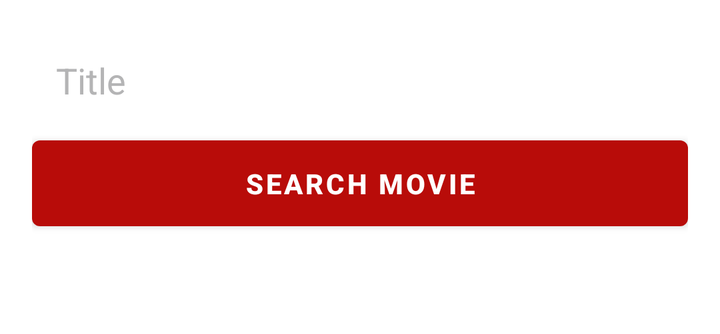
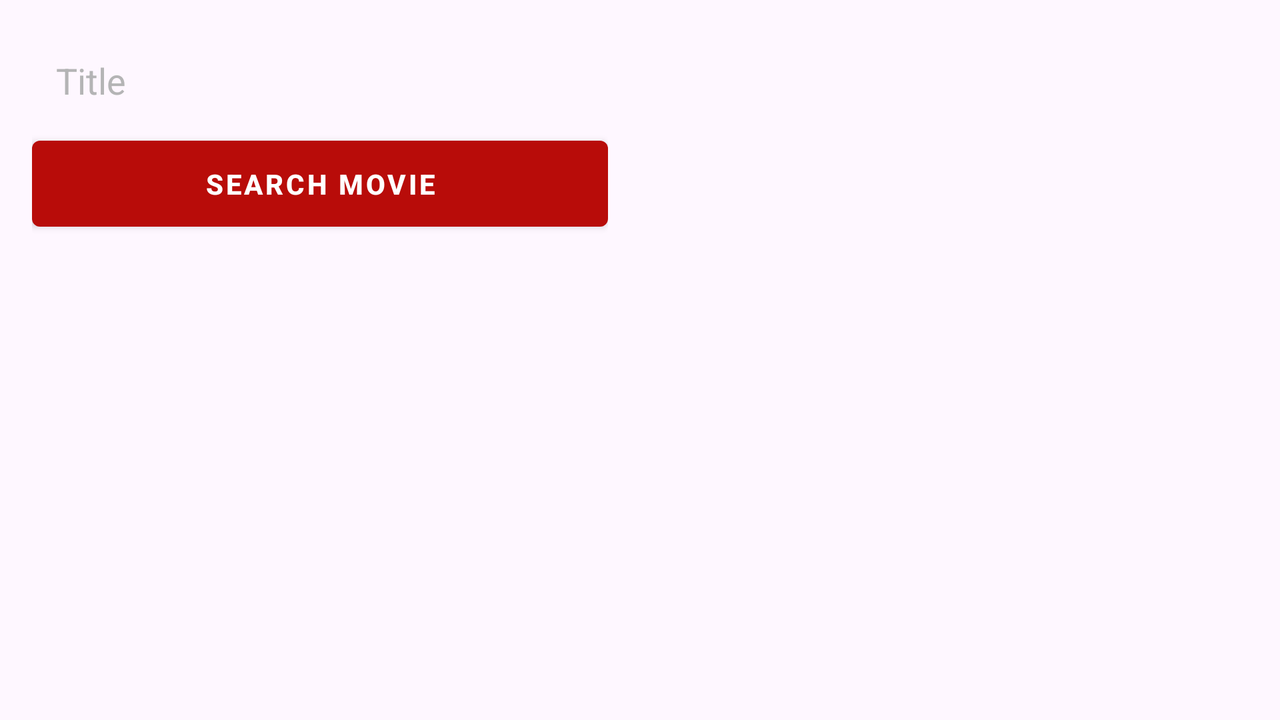

First picture: res/layout/ on a phone held upright. Second picture: the repository's own variant of that layout, on a device whose configuration matches the variant's folder. Source for both follows.
<!-- AndroidManifest.xml: application theme Base.Theme.NyIlnämning -->
<!-- res/layout/fragment_search.xml -->
<LinearLayout xmlns:android="http://schemas.android.com/apk/res/android"
    android:layout_width="match_parent"
    android:layout_height="wrap_content"
    xmlns:app="http://schemas.android.com/apk/res-auto"
    android:orientation="vertical"
    android:id="@+id/main"

    android:background="@android:color/white"
    android:padding="16dp">
    

    <EditText
        android:id="@+id/edit_query"
        android:layout_width="match_parent"
        android:layout_height="wrap_content"
        android:hint="@string/title"
        android:inputType="text"
         />




    <Button
        android:id="@+id/searchBtn"
        android:layout_width="match_parent"
        android:layout_height="wrap_content"
        android:text="@string/Search"
        />
    <androidx.recyclerview.widget.RecyclerView
        android:id="@+id/transactionsRecyclerView"
        android:layout_width="match_parent"
        android:layout_height="wrap_content"
        android:background="@color/background_color_2"
        app:layout_constraintTop_toBottomOf="@id/searchBtn"
        app:layout_constraintStart_toStartOf="parent"
        app:layout_constraintEnd_toEndOf="parent"
        android:layout_margin="16dp" />


</LinearLayout>
<!-- resources referenced by this layout -->
<resources>
  <color name="background_color_2">#040F16</color>
  <string name="Search">Search movie</string>
  <string name="title">Title</string>
  <style name="Base.Theme.NyIlnämning" parent="Theme.Material3.DayNight.NoActionBar">
          
          
          <item name="materialButtonStyle">@style/button_style</item>
          <item name="editTextStyle">@style/CustomEditTextStyle</item>
          <item name="alertDialogTheme">@style/CustomAlertDialogTheme</item>
  
      </style>
  <style name="button_style" parent="Widget.MaterialComponents.Button">
          <item name="android:layout_width">match_parent</item>
          <item name="android:layout_height">wrap_content</item>
          <item name="android:textColor">@android:color/white</item>
          <item name="android:padding">12dp</item>
          <item name="android:gravity">center</item>
          <item name="android:textStyle">bold</item>
          <item name="backgroundTint">@color/component_color</item>
      </style>
  <style name="CustomEditTextStyle" parent="Widget.AppCompat.EditText">
          <item name="android:background">@drawable/edit_text_draw</item>
          <item name="android:padding">12dp</item>
          <item name="android:textColor">@color/font_color_active</item>
          <item name="android:textColorHint">@color/font_color_inactive</item>
      </style>
  <style name="CustomAlertDialogTheme" parent="ThemeOverlay.MaterialComponents.Dialog.Alert">
  
          <item name="colorPrimary">@color/component_color</item>
          <item name="colorOnPrimary">@color/component_color</item>
  
  
      </style>
  <color name="component_color">#B80C09</color>
  <color name="font_color_active">#353333</color>
  <color name="font_color_inactive">#B4B4B5</color>
</resources>
<!-- res/layout-land/fragment_search.xml (the repository's variant of the layout above) -->
<!-- drawn on the phone turned sideways -->
<?xml version="1.0" encoding="utf-8"?>
<androidx.constraintlayout.widget.ConstraintLayout xmlns:android="http://schemas.android.com/apk/res/android"
    android:layout_width="match_parent"
    android:layout_height="match_parent"
    android:id="@+id/main"
    xmlns:app="http://schemas.android.com/apk/res-auto">


    <LinearLayout
        android:id="@+id/leftSide"
        android:layout_width="0dp"
        android:layout_height="match_parent"
        android:orientation="vertical"
        app:layout_constraintStart_toStartOf="parent"
        app:layout_constraintTop_toTopOf="parent"
        app:layout_constraintEnd_toStartOf="@id/rightSide"
        app:layout_constraintBottom_toBottomOf="parent"
        android:padding="16dp">
        <EditText
            android:id="@+id/edit_query"
            android:layout_width="match_parent"
            android:layout_height="wrap_content"
            android:hint="@string/title"
            android:inputType="text"
            />

        <Button
            android:id="@+id/searchBtn"
            android:layout_width="match_parent"
            android:layout_height="wrap_content"
            android:text="@string/Search"
            />
    </LinearLayout>

    <LinearLayout
        android:id="@+id/rightSide"
        android:layout_width="0dp"
        android:layout_height="match_parent"
        app:layout_constraintStart_toEndOf="@id/leftSide"
        app:layout_constraintTop_toTopOf="parent"
        app:layout_constraintEnd_toEndOf="parent"
        app:layout_constraintBottom_toBottomOf="parent">
        <androidx.recyclerview.widget.RecyclerView
            android:id="@+id/transactionsRecyclerView"
            android:layout_width="match_parent"
            android:layout_height="wrap_content"
            app:layout_constraintTop_toBottomOf="@id/searchBtn"
            app:layout_constraintStart_toStartOf="parent"
            app:layout_constraintEnd_toEndOf="parent"
            android:layout_margin="16dp" />
    </LinearLayout>


</androidx.constraintlayout.widget.ConstraintLayout>
<!-- resources referenced by the variant -->
<!-- as the phone turned sideways resolves them -->
<resources>
  <string name="Search">Search movie</string>
  <string name="title">Title</string>
  <style name="Base.Theme.NyIlnämning" parent="Theme.Material3.DayNight.NoActionBar">
          
          
          <item name="materialButtonStyle">@style/button_style</item>
          <item name="editTextStyle">@style/CustomEditTextStyle</item>
          <item name="alertDialogTheme">@style/CustomAlertDialogTheme</item>
  
      </style>
  <style name="button_style" parent="Widget.MaterialComponents.Button">
          <item name="android:layout_width">match_parent</item>
          <item name="android:layout_height">wrap_content</item>
          <item name="android:textColor">@android:color/white</item>
          <item name="android:padding">12dp</item>
          <item name="android:gravity">center</item>
          <item name="android:textStyle">bold</item>
          <item name="backgroundTint">@color/component_color</item>
      </style>
  <style name="CustomEditTextStyle" parent="Widget.AppCompat.EditText">
          <item name="android:background">@drawable/edit_text_draw</item>
          <item name="android:padding">12dp</item>
          <item name="android:textColor">@color/font_color_active</item>
          <item name="android:textColorHint">@color/font_color_inactive</item>
      </style>
  <style name="CustomAlertDialogTheme" parent="ThemeOverlay.MaterialComponents.Dialog.Alert">
  
          <item name="colorPrimary">@color/component_color</item>
          <item name="colorOnPrimary">@color/component_color</item>
  
  
      </style>
  <color name="component_color">#B80C09</color>
  <color name="font_color_active">#353333</color>
  <color name="font_color_inactive">#B4B4B5</color>
</resources>
